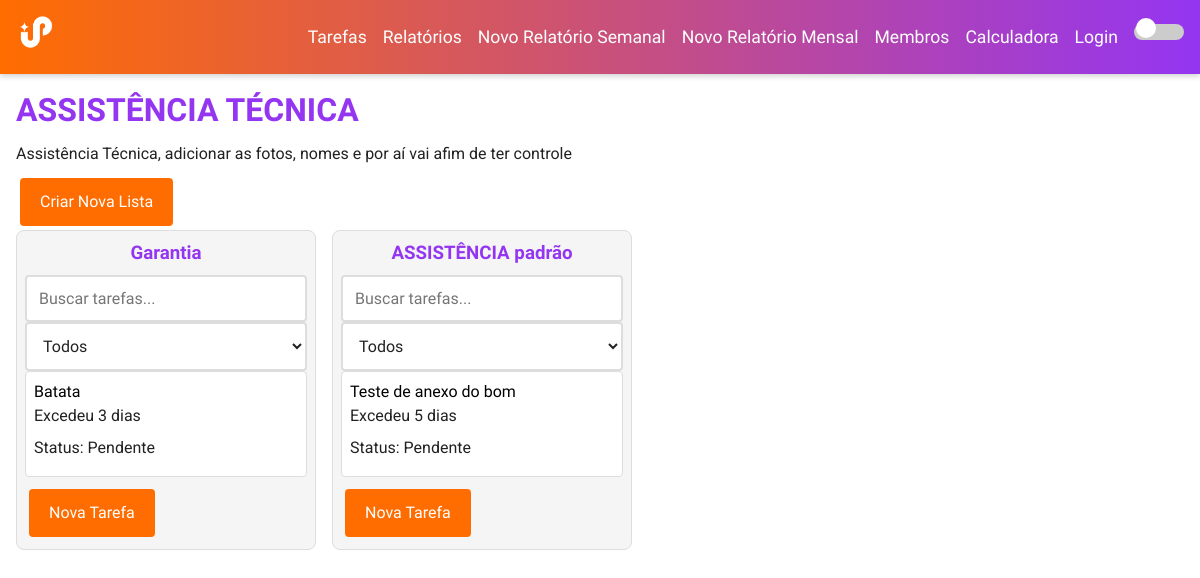
Page /tarefas/board/1/ on the earlier database version.
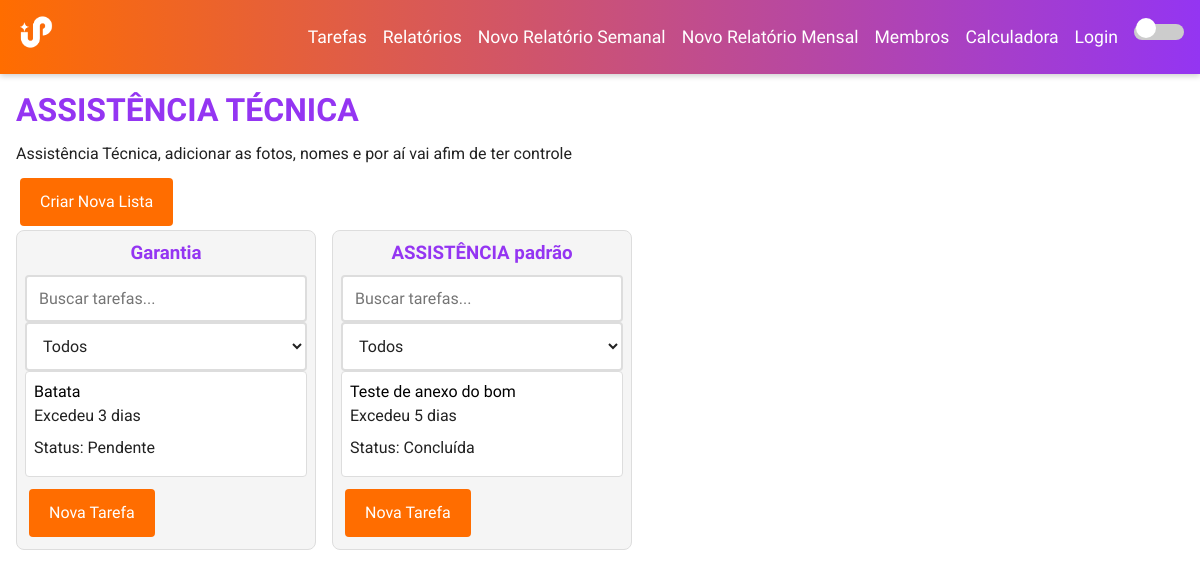
Same page on the later database version.
### tarefas/models.py (models this page shows, shortened)
class Task(models.Model):
    lista = models.ForeignKey(List, on_delete=models.CASCADE, related_name='tasks')
    title = models.CharField(max_length=200)
    description = models.TextField(blank=True)
    created_at = models.DateTimeField(auto_now_add=True)
    due_date = models.DateField()
    STATUS_CHOICES = (
        ('pendente', 'Pendente'),
        ('andamento', 'Em Andamento'),
        ('concluida', 'Concluída'),
    )
    status = models.CharField(max_length=20, choices=STATUS_CHOICES, default='pendente')
    assigned_users = models.ManyToManyField(settings.AUTH_USER_MODEL, blank=True, related_name='tasks')
    order = models.PositiveIntegerField(default=0)  # para a ordenação com SortableJS
    def deadline_status(self):
        today = timezone.now().date()
        if self.due_date > today:
            delta = self.due_date - today
            return f"Faltam {delta.days} dias"
        elif self.due_date < today:
            delta = today - self.due_date
            return f"Excedeu {delta.days} dias"
        else:
            return "Prazo final hoje"

### tarefas/views.py (the view, shortened to what this page needs)
# urls.py: path('board/<int:pk>/', BoardDetailView.as_view(), name='board_detail'),
class BoardDetailView(DetailView):
    model = Board
    template_name = 'tarefas/board_detail.html'
    context_object_name = 'board'

### tarefas/templates/tarefas/board_detail.html (shortened to what this page needs)
{% extends "base.html" %}
{% block content %}
  <h1>{{ board.name }}</h1>
  <p>{{ board.description }}</p>
  <a href="{% url 'tarefas:list_create' %}?board={{ board.pk }}" class="btn">Criar Nova Lista</a>
  <div class="board-container">
    {% for lista in board.lists.all %}
      <div class="list-column" id="list-{{ lista.pk }}">
        <h3>{{ lista.name }}</h3>
        <form method="get" class="list-search-form" onsubmit="return false;">
          <input type="text" name="search" placeholder="Buscar tarefas..."
                 class="search-input">
          <select name="status_filter" class="status-select">
            <option value="">Todos</option>
          </select>
        </form>
        <div class="tasks-container">
          <ul class="task-list" data-list-id="{{ lista.pk }}">
            {% for task in lista.tasks.all %}
              <li class="task-item" data-id="{{ task.pk }}">
                <a href="{% url 'tarefas:task_detail' task.pk %}" style="text-decoration: none; color: #000;">
                  {{ task.title }}
                </a>
                <p class="deadline-status">{{ task.deadline_status }}</p>
                <p class="task-status">Status: {{ task.get_status_display }}</p>
              </li>
            {% empty %}
              <li class="empty-task">Nenhuma tarefa</li>
            {% endfor %}
          </ul>
        </div>
        <a href="{% url 'tarefas:task_create' %}?list={{ lista.pk }}" class="btn small">Nova Tarefa</a>
      </div>
    {% endfor %}
  </div>
{% endblock %}

Differences in the rows shown:
changed Task "Teste de anexo do bom": status "Pendente" → "Concluída"
